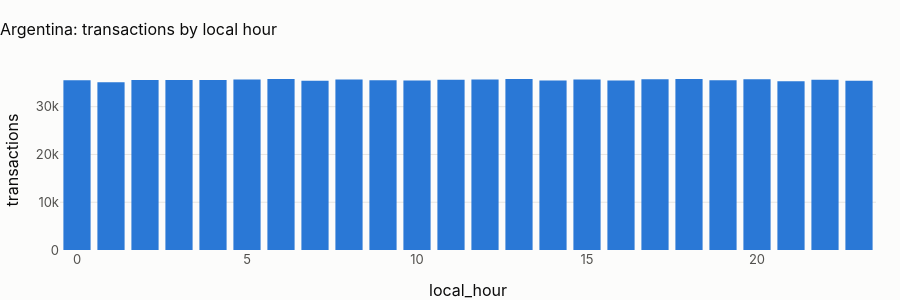

Here is the notebook cell this chart was saved with:
### Markdown cell above
## 2 · Time of day, in local time

### Code cell
hours = pl.q(
    "select local_hour_customer as local_hour, count(*) as transactions from main.tx_local group by 1 order by 1"
)
fig = px.bar(
    hours, x="local_hour", y="transactions", title=f"{CTRY.name}: transactions by local hour"
)
fig.update_layout(height=300)
fig.show()
cv = hours.transactions.std() / hours.transactions.mean()
display(
    Markdown(
        f"**Hour-of-day coefficient of variation: {cv:.3f}.** "
        + (
            "Local time shifts the uniform UTC profile by the offset and leaves it uniform: there is no daily cycle to "
            "model, in any time zone. Time-of-day features stay in the design and carry no signal here."
            if cv < 0.05
            else "There is a daily cycle in local time: time-of-day features can carry signal."
        )
    )
)

### Figure 1 — Plotly figure (JSON) as saved in the notebook; plotly's stock layout.template omitted (floating-point values rounded to 4 significant figures)
{"data": [{"hovertemplate": "local_hour=%{x}<br>transactions=%{y}<extra></extra>", "legendgroup": "", "marker": {"color": "#2a78d6", "pattern": {"shape": ""}}, "name": "", "orientation": "v", "showlegend": false, "textposition": "auto", "type": "bar", "x": [0, 1, 2, 3, 4, 5, 6, 7, 8, 9, 10, 11, 12, 13, 14, 15, 16, 17, 18, 19, 20, 21, 22, 23], "xaxis": "x", "y": [35555, 35130, 35558, 35573, 35564, 35682, 35771, 35447, 35713, 35521, 35501, 35624, 35667, 35793, 35499, 35682, 35485, 35753, 35774, 35540, 35761, 35343, 35655, 35430], "yaxis": "y"}], "layout": {"barmode": "relative", "height": 300, "legend": {"tracegroupgap": 0}, "title": {"text": "Argentina: transactions by local hour"}, "xaxis": {"anchor": "y", "domain": [0.0, 1.0], "title": {"text": "local_hour"}}, "yaxis": {"anchor": "x", "domain": [0.0, 1.0], "title": {"text": "transactions"}}}}
